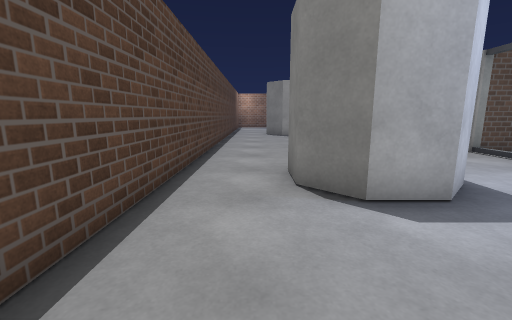
[1] (above)

16 first-person views from a walk through a 3-D level made in the Unity game engine. The camera is 1.2 m above the floor, tilts 10° down and sees 90° across. The floor is counted in squares, 1 m on a side. Each view is taken from the middle of a square. On the plan, view 1 faces up. The plan holds only what a view shows up to about 12 squares ahead; the rest is blank. The place goes on beyond the plan. The player character is not drawn. Some animated figures are not drawn. Surface patterns are stand-ins for the level's own textures.

[2]
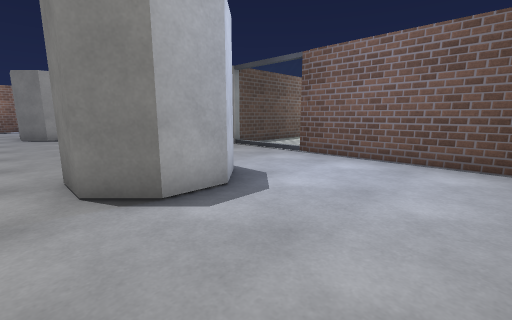

[3]
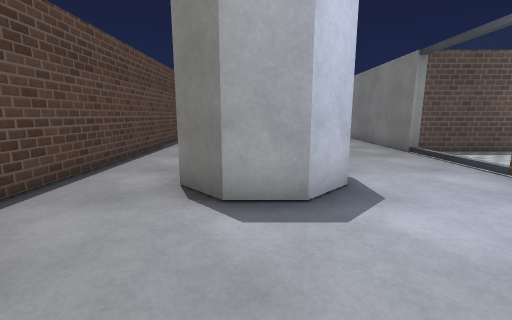

[4]
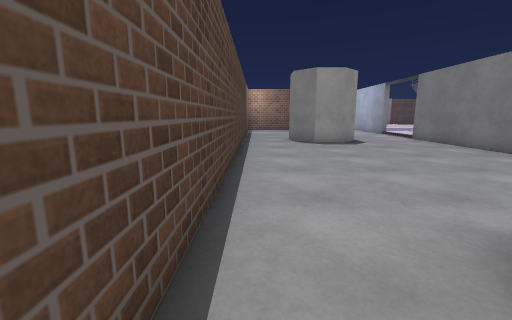

[5]
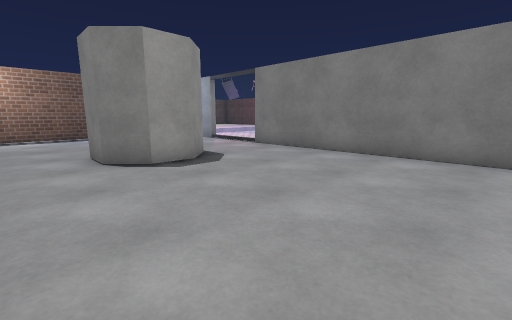

[6]
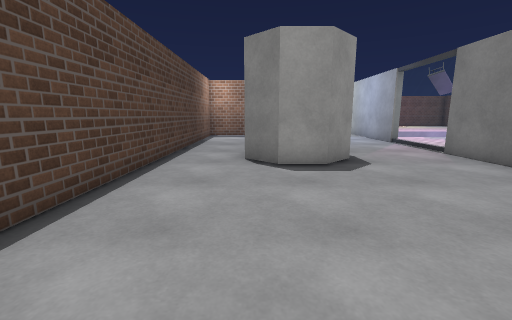

[7]
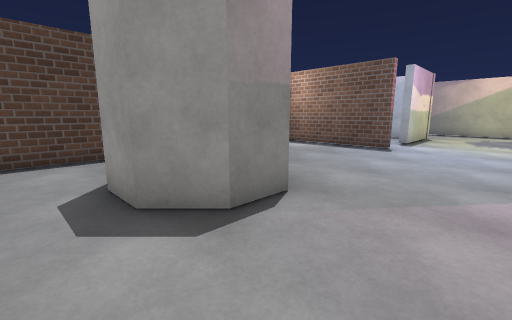

[8]
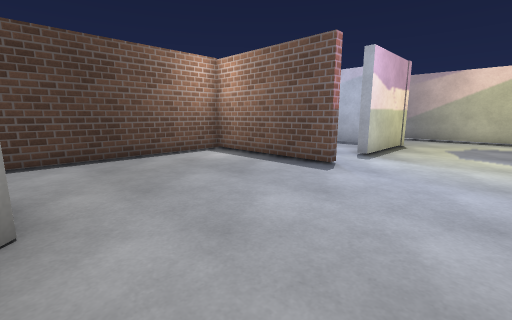

[9]
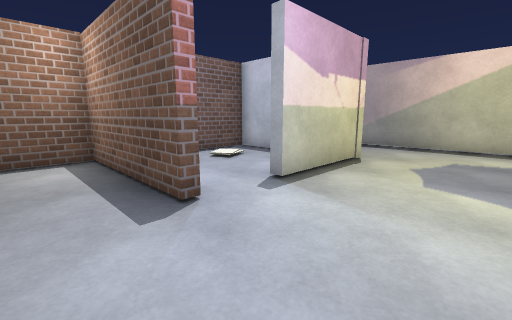

[10]
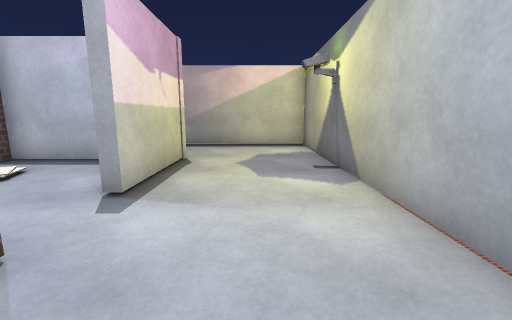

[11]
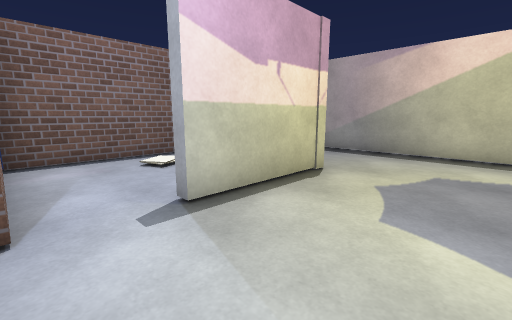

[12]
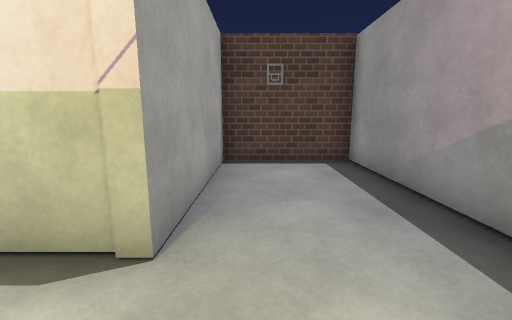

[13]
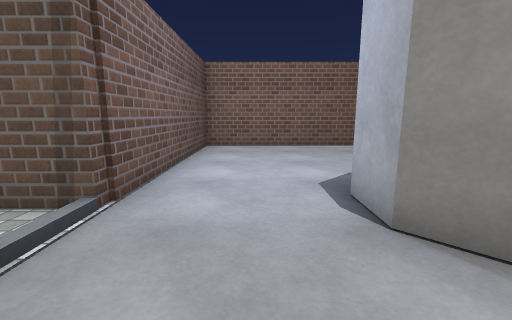

[14]
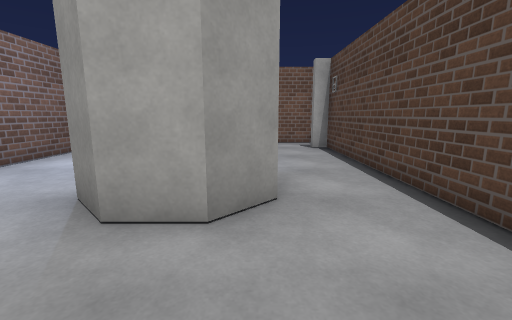

[15]
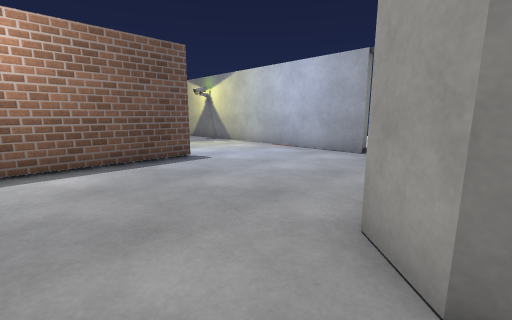

[16]
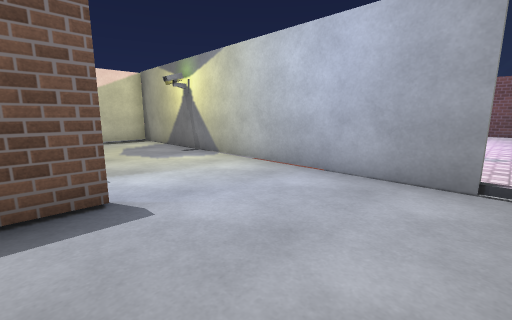

### Floor plan
Points are (right, up) in squares from view 1. A wall is a line through its corners. A room is listed if a view was taken in it or the views show most of it. See-through windows are left out.
Room 1 (views 1, 2, 3, 4, 5, 6, 7, 8, 9, 10, 11, 12, 13, 14, 15, 16)
walls: (3.6, 17.2) (3.6, 16) (2.7, 15.1) (1.5, 15.1) (0.7, 16) (0.7, 17.2) (1.6, 18); (6.9, 19.9) (6.9, 32.4) (-1.6, 32.4) (-1.6, 29.1) (3, 29.1) (3, 25.7) (2.6, 25.7); (2.7, 6.3) (3.6, 5.5) (3.6, 4.3) (2.7, 3.4) (1.5, 3.4) (0.7, 4.3) (0.7, 5.5) (1.5, 6.3) (2.7, 6.3); (3, 23.7) (-1.6, 23.7) (-1.6, -0.4) (-1, -0.4); (-1.4, -2) (6.9, -2) (6.9, 17)
ways out: opening at (2, 25) to room 2
Room 2 (no view inside)
walls: (1.4, 28.8) (-1.6, 28.8) (-1.6, 23.9)
low walls: (-1, 24) (2.9, 24)
ways out: opening at (2, 25) to room 1

Positions as (right, up) in squares from view 1, and headings:
1: (0, 0), facing up
2: (0, 0), facing up-right
3: (2, 0), facing up
4: (-1, 4), facing up
5: (-1, 9), facing up-right
6: (1, 9), facing up
7: (6, 14), facing up-left
8: (6, 18), facing up-left
9: (6, 22), facing up-left
10: (5, 22), facing up
11: (6, 24), facing up-left
12: (5, 30), facing left
13: (5, 8), facing down
14: (1, 9), facing down
15: (-1, 17), facing up-right
16: (2, 20), facing up-right
